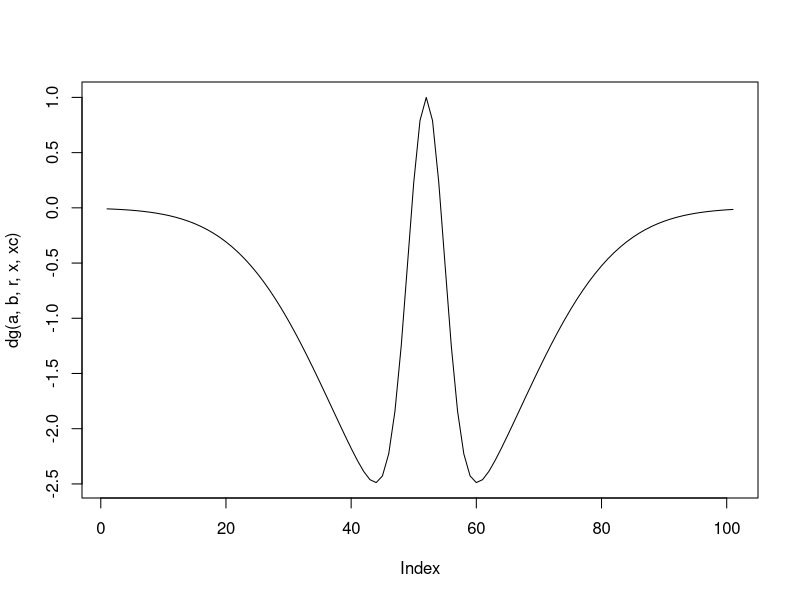

Reproduce this figure in R.

gauss = function(x, xc, sigma) {
    exp( - ( (x-xc)*(x-xc) )/(2*sigma*sigma) )
}

dg = function(a, b, r, x, xc)  {
    (1+a)*gauss(x, xc, r) - a*gauss(x, xc, b*r)
}

a = 3
b = 5
r = 3

x = seq(0,100)
xc = 51

plot(dg(a,b,r,x,xc), type="l")